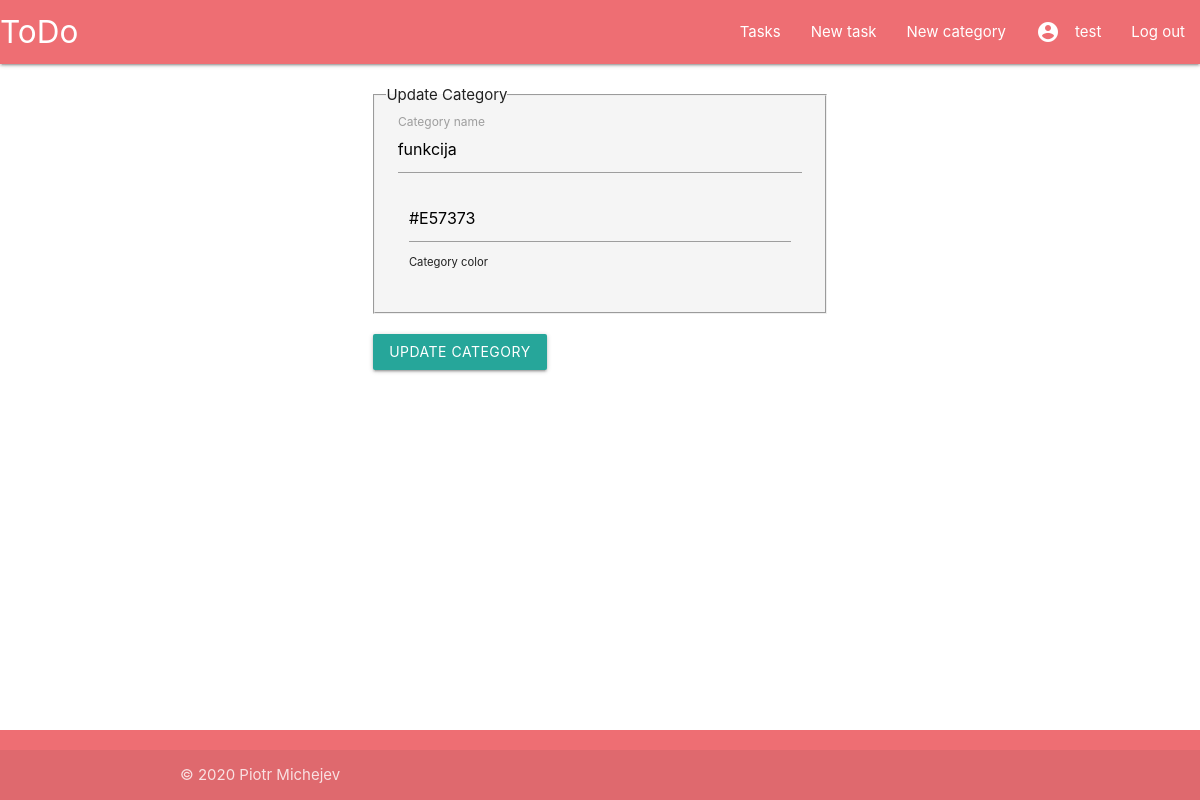
Page /todoapp/category/3/update (signed in) on the earlier database version.
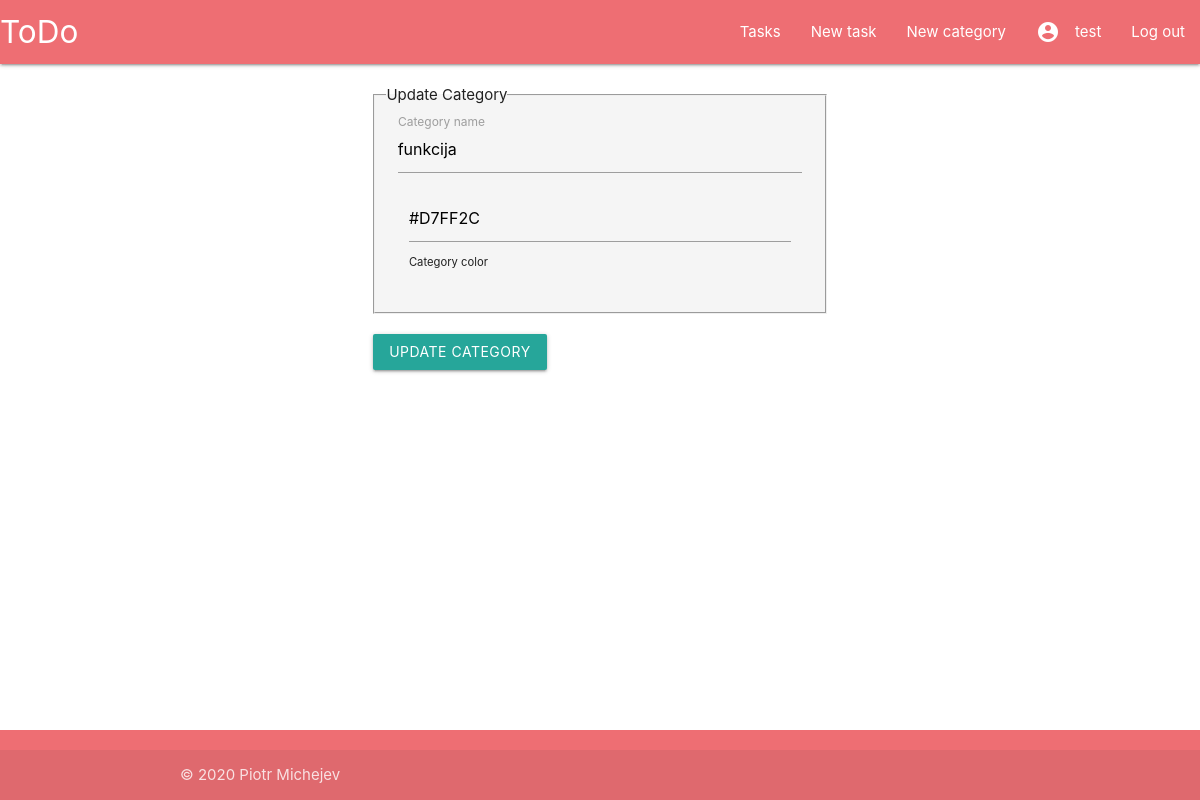
Same page on the later database version.
### todoapp/models.py (models this page shows, shortened)
class Category(models.Model):
    name = models.CharField('Name', max_length=200, help_text="Category name")
    color = ColorField(default='#E57373')
    user = models.ForeignKey(User, on_delete=models.SET_NULL, null=True, blank=True, related_name='category')
    class Meta:
        verbose_name = 'Category'
        verbose_name_plural = 'Categories'

### todoapp/views.py (the view, shortened to what this page needs)
# urls.py: path('category/<int:pk>/update', views.CategoryUpdateView.as_view(), name='category-update'),
class CategoryUpdateView(LoginRequiredMixin, UserPassesTestMixin, UpdateView):
    model = Category
    fields = ['name', 'color']
    success_url = "/todoapp/tasks"
    template_name = 'category_form.html'
    def test_func(self):
        category = self.get_object()
        return self.request.user == category.user

### todoapp/templates/category_form.html (shortened to what this page needs)
{% extends "base.html" %}
{% load crispy_forms_tags %}
{% block content %}
    <div class="container col s12">
        <div class="row">
            <div class="col s3"></div>
            <div class="col s6">
                <div class="row">
                    <form method="POST">
                        <fieldset class="grey lighten-4 row">
                            <legend class="border-bottom mb-4">{% if object %}Update Category{% else %}New Category{% endif %}</legend>
                            <div class="input-field col s12">
                                {{ form.name }}
                                <label for="id_name">Category name</label>
                            <div class="input-field col s12">
                                {{ form.color }}
                                <small id="id_color" class="form-text text-muted">Category color</small>
                            </div>
                        </fieldset>
                        <div class="row">
                            <button class="btn waves-effect waves-light" type="submit">{% if object %}Update Category{% else %}Create Category{% endif %}</button>
                        </div>
                    </form>
                </div>
            </div>
        </div>
    </div>
{% endblock %}

Differences in the rows shown:
changed Category "funkcija": color "#E57373" → "#D7FF2C"
